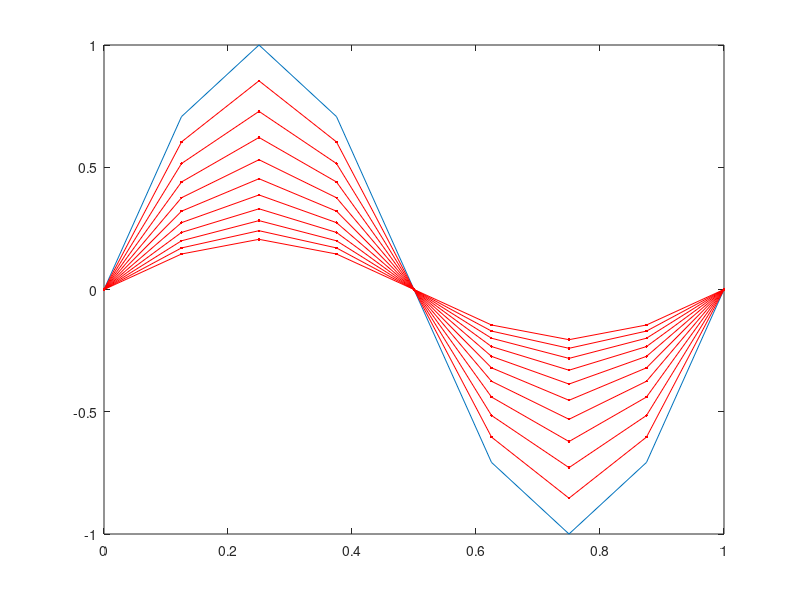

This chart was generated by the following MATLAB code:
N=8;
h=1/N;
omega=1/2;
hold off

u=zeros(N+1,1);
iterationSteps=10;
e = zeros(iterationSteps+1,1);
reductionFactor = zeros(iterationSteps,1);

%%% initialise u at a given frequency
k=2;
for i=1 : 1 : N+1
    u(i)=sin(k*pi*h*(i-1));
end

%%% plot solution and hold the graph
plot([0:1:N]*h,u)
hold on

e(1)=max(abs(u))

for it=1 : 1 : iterationSteps
    uOld=u;
    for i = 2 : 1 : N
        % Jacobi
        %u(i) = 0.5*(uOld(i-1)+uOld(i+1));
        % weighted Jacobi
        u(i) = 0.5*omega*(uOld(i-1)+uOld(i+1))+(1-omega)*u(i);
    end
    e(it+1) =max(abs(u))
    reductionFactor(it) = e(it+1)/e(it);
    plot ([0:1:N]*h,u,'r.-')
end




